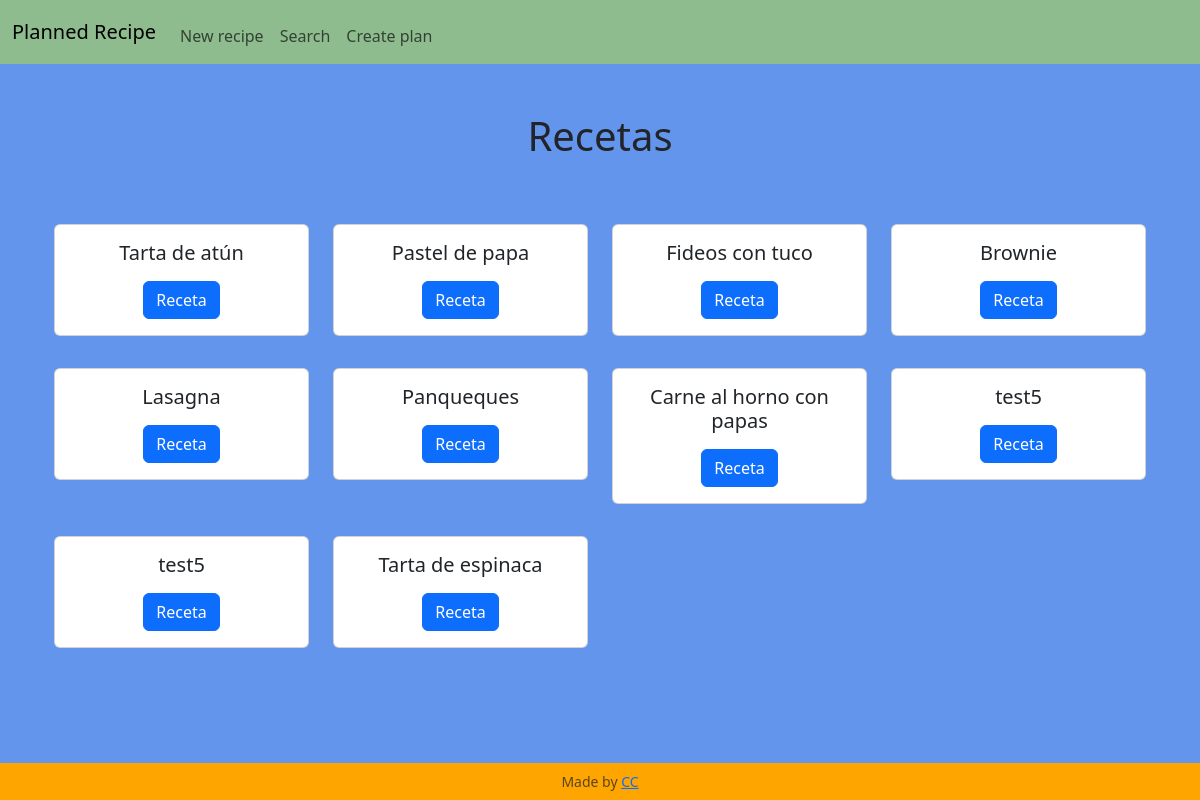
Before: / with the older database file.
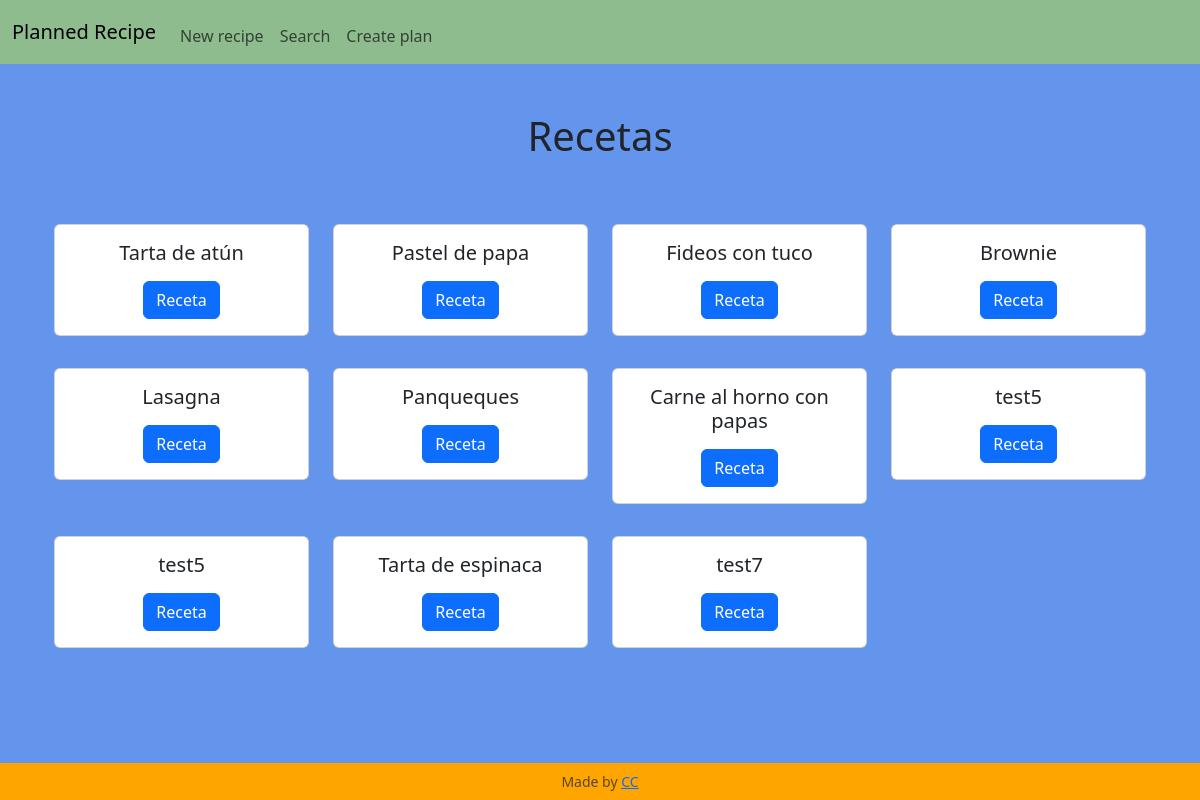
After: the same page with the newer database file.
### tables this page shows
CREATE TABLE recipes (id INTEGER PRIMARY KEY AUTOINCREMENT NOT NULL, name TEXT NOT NULL, instructions TEXT NOT NULL);

### app.py (the view)
@app.route('/', methods=["GET", "POST"])
def index():
    if request.method == "POST":
        id = request.form.get("id")
        cur = db_connect()
        cur.execute("SELECT * FROM recipes WHERE id = ?", (id,))
        recipe = cur.fetchall()
        cur.execute("SELECT * FROM ing_used WHERE recipe_id = ?", (id,))
        ing_used = cur.fetchall()
        db_close(cur)
        return render_template("recipe.html", recipe=recipe, ing_used=ing_used)
    else:
        cur = db_connect()
        cur.execute("SELECT id, name FROM recipes")
        rows = cur.fetchall()
        db_close(cur)
        return render_template("index.html", rows=rows)

### app.py (called while the page is built)
def db_connect():
    con = sqlite3.connect("meal_planner.db")
    con.row_factory = sqlite3.Row
    cur = con.cursor()
    return cur

def db_close(con):
    con.close()

@app.after_request
def after_request(response):
    response.headers["Cache-Control"] = "no-cache, no-store, must-revalidate"
    response.headers["Expires"] = 0
    response.headers["Pragma"] = "no-cache"
    return response

### templates/index.html (shortened to what this page needs)
{% extends "layout.html" %}
{% block main %}
    <h1 class="mb-5 text-center">Recetas</h1>
    <section class="container-fluid text-center">
        <div class="row">
            {% for row in rows %}
                <div class="col-md-3 my-3">
                    <div class="card">
                        <div class="card-body">
                            <h5 class="card-title mb-3">{{ row["name"] }}</h5>
                            <form action="/" method="post">
                                <button type="submit" class="btn btn-primary">Receta</button>
                            </form>
                        </div>
                    </div>
                </div>
            {% endfor %}
        </div>
    </section>
{% endblock %}

### templates/layout.html (shortened to what this page needs)
<!DOCTYPE html>
<html lang="es">
    <head>
        <link href="https://cdn.jsdelivr.net/npm/bootstrap@5.3.3/dist/css/bootstrap.min.css" rel="stylesheet">
        <link rel="stylesheet" href="https://cdn.jsdelivr.net/npm/bootstrap-icons@1.11.3/font/bootstrap-icons.min.css">
        <link href="/static/styles.css" rel="stylesheet">
    </head>
    <body>
        <nav class="navbar navbar-expand-md">
            <div class="container-fluid">
                <a class="navbar-brand" href="/">Planned Recipe</a>
                <div class="collapse navbar-collapse" id="navbar">
                    <ul class="navbar-nav me-auto mt-2">
                        <li class="nav-item"><a class="nav-link" href="/create_recipe">New recipe</a></li>
                        <li class="nav-item"><a class="nav-link" href="/search">Search</a></li>
                        <li class="nav-item"><a class="nav-link" href="/create_plan">Create plan</a></li>
                    </ul>
                </div>
            </div>
        </nav>
        <main class="container py-5">
            {% block main %}{% endblock %}
        </main>
        <footer class="fixed-bottom">
            <p class="my-2 small text-center text-muted">
                Made by <a href="https://github.com/CarolinaCampi">CC</a>
            </p>
        </footer>
    </body>
</html>

### static/styles.css (style rules this page uses)
body { background-color: cornflowerblue; }
nav { background-color: darkseagreen; }
footer { background-color: orange; }

Changed rows visible on the page:
added recipes: name "test7"
